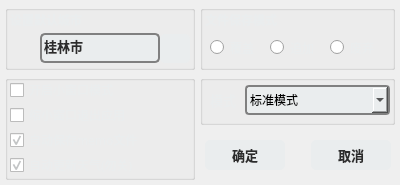
<?xml version="1.0" encoding="UTF-8"?>
<ui version="4.0">
 <class>ConfigInfo</class>
 <widget class="QWidget" name="ConfigInfo">
  <property name="geometry">
   <rect>
    <x>0</x>
    <y>0</y>
    <width>400</width>
    <height>185</height>
   </rect>
  </property>
  <property name="windowTitle">
   <string>Form</string>
  </property>
  <property name="layoutDirection">
   <enum>Qt::LeftToRight</enum>
  </property>
  <property name="styleSheet">
   <string notr="true"/>
  </property>
  <widget class="QGroupBox" name="groupBox">
   <property name="geometry">
    <rect>
     <x>5</x>
     <y>5</y>
     <width>190</width>
     <height>65</height>
    </rect>
   </property>
   <property name="styleSheet">
    <string notr="true"/>
   </property>
   <property name="title">
    <string/>
   </property>
   <widget class="QLabel" name="labelDefaultCityTitle">
    <property name="geometry">
     <rect>
      <x>5</x>
      <y>5</y>
      <width>180</width>
      <height>20</height>
     </rect>
    </property>
    <property name="font">
     <font>
      <family>微软雅黑</family>
      <weight>75</weight>
      <bold>true</bold>
     </font>
    </property>
    <property name="styleSheet">
     <string notr="true">color: rgb(234,237,238);</string>
    </property>
    <property name="text">
     <string>设置默认城市</string>
    </property>
    <property name="alignment">
     <set>Qt::AlignLeading|Qt::AlignLeft|Qt::AlignVCenter</set>
    </property>
   </widget>
   <widget class="QLineEdit" name="lineEditDefaultCity">
    <property name="geometry">
     <rect>
      <x>35</x>
      <y>28</y>
      <width>120</width>
      <height>30</height>
     </rect>
    </property>
    <property name="font">
     <font>
      <family>微软雅黑</family>
      <pointsize>10</pointsize>
      <weight>75</weight>
      <bold>true</bold>
     </font>
    </property>
    <property name="styleSheet">
     <string notr="true">QLineEdit{
	color: rgb(44, 44, 44);
	background-color: rgb(234,237,238);
	border-radius:5px;
	border:2px solid gray;
}
</string>
    </property>
    <property name="text">
     <string>桂林市</string>
    </property>
    <property name="alignment">
     <set>Qt::AlignLeading|Qt::AlignLeft|Qt::AlignVCenter</set>
    </property>
    <property name="readOnly">
     <bool>true</bool>
    </property>
    <property name="placeholderText">
     <string>默认城市</string>
    </property>
   </widget>
   <widget class="QPushButton" name="btnSetDefaultCity">
    <property name="geometry">
     <rect>
      <x>155</x>
      <y>29</y>
      <width>30</width>
      <height>29</height>
     </rect>
    </property>
    <property name="styleSheet">
     <string notr="true">QPushButton{
    color:rgb(44,44,44);
	background-color: rgb(234,237,238);
	border:0px;
	border-radius:5px;
}

QPushButton:pressed{
 	color:rgb(234,237,238);
	background-color:rgb(44,44,44);
}	</string>
    </property>
    <property name="text">
     <string/>
    </property>
    <property name="icon">
     <iconset>
      <normaloff>:/images/res/锁定-黑色.png</normaloff>:/images/res/锁定-黑色.png</iconset>
    </property>
    <property name="iconSize">
     <size>
      <width>30</width>
      <height>30</height>
     </size>
    </property>
   </widget>
   <widget class="QLabel" name="label">
    <property name="geometry">
     <rect>
      <x>4</x>
      <y>29</y>
      <width>28</width>
      <height>28</height>
     </rect>
    </property>
    <property name="text">
     <string/>
    </property>
    <property name="pixmap">
     <pixmap>:/images/res/坐标-白色.png</pixmap>
    </property>
    <property name="scaledContents">
     <bool>true</bool>
    </property>
   </widget>
  </widget>
  <widget class="QGroupBox" name="groupBox_1">
   <property name="geometry">
    <rect>
     <x>5</x>
     <y>75</y>
     <width>190</width>
     <height>105</height>
    </rect>
   </property>
   <property name="title">
    <string/>
   </property>
   <widget class="QCheckBox" name="cBoxAutoUpdateWeather">
    <property name="geometry">
     <rect>
      <x>5</x>
      <y>80</y>
      <width>170</width>
      <height>20</height>
     </rect>
    </property>
    <property name="font">
     <font>
      <family>微软雅黑</family>
      <weight>50</weight>
      <bold>false</bold>
     </font>
    </property>
    <property name="cursor">
     <cursorShape>PointingHandCursor</cursorShape>
    </property>
    <property name="toolTip">
     <string>默认5min/次</string>
    </property>
    <property name="styleSheet">
     <string notr="true">color: rgb(234,237,238);</string>
    </property>
    <property name="text">
     <string>自动更新天气(勿关)</string>
    </property>
    <property name="checked">
     <bool>true</bool>
    </property>
    <property name="autoRepeat">
     <bool>false</bool>
    </property>
   </widget>
   <widget class="QCheckBox" name="cBoxCloseExitApp">
    <property name="geometry">
     <rect>
      <x>5</x>
      <y>30</y>
      <width>165</width>
      <height>20</height>
     </rect>
    </property>
    <property name="font">
     <font>
      <family>微软雅黑</family>
     </font>
    </property>
    <property name="cursor">
     <cursorShape>PointingHandCursor</cursorShape>
    </property>
    <property name="toolTip">
     <string/>
    </property>
    <property name="layoutDirection">
     <enum>Qt::LeftToRight</enum>
    </property>
    <property name="styleSheet">
     <string notr="true">color: rgb(234,237,238);</string>
    </property>
    <property name="text">
     <string>缩小窗口退出应用</string>
    </property>
    <property name="checked">
     <bool>false</bool>
    </property>
   </widget>
   <widget class="QCheckBox" name="cBoxSmallWindow">
    <property name="geometry">
     <rect>
      <x>5</x>
      <y>5</y>
      <width>165</width>
      <height>20</height>
     </rect>
    </property>
    <property name="font">
     <font>
      <family>微软雅黑</family>
     </font>
    </property>
    <property name="cursor">
     <cursorShape>PointingHandCursor</cursorShape>
    </property>
    <property name="toolTip">
     <string>右击菜单转换</string>
    </property>
    <property name="autoFillBackground">
     <bool>false</bool>
    </property>
    <property name="styleSheet">
     <string notr="true">color: rgb(234,237,238);</string>
    </property>
    <property name="text">
     <string>开启小窗口模式</string>
    </property>
    <property name="checked">
     <bool>false</bool>
    </property>
   </widget>
   <widget class="QCheckBox" name="cBoxAutoSaveMemo">
    <property name="geometry">
     <rect>
      <x>5</x>
      <y>55</y>
      <width>165</width>
      <height>20</height>
     </rect>
    </property>
    <property name="font">
     <font>
      <family>微软雅黑</family>
     </font>
    </property>
    <property name="cursor">
     <cursorShape>PointingHandCursor</cursorShape>
    </property>
    <property name="toolTip">
     <string>默认15min/次</string>
    </property>
    <property name="styleSheet">
     <string notr="true">color: rgb(234,237,238);</string>
    </property>
    <property name="text">
     <string>自动保存memo文件</string>
    </property>
    <property name="checkable">
     <bool>true</bool>
    </property>
    <property name="checked">
     <bool>true</bool>
    </property>
    <property name="tristate">
     <bool>false</bool>
    </property>
   </widget>
  </widget>
  <widget class="QGroupBox" name="groupBox_2">
   <property name="geometry">
    <rect>
     <x>200</x>
     <y>75</y>
     <width>195</width>
     <height>50</height>
    </rect>
   </property>
   <property name="font">
    <font>
     <family>微软雅黑 Light</family>
    </font>
   </property>
   <property name="title">
    <string/>
   </property>
   <widget class="QLabel" name="labelUpdateCycleTitle">
    <property name="geometry">
     <rect>
      <x>4</x>
      <y>10</y>
      <width>38</width>
      <height>30</height>
     </rect>
    </property>
    <property name="font">
     <font>
      <family>微软雅黑</family>
      <pointsize>10</pointsize>
      <weight>50</weight>
      <bold>false</bold>
     </font>
    </property>
    <property name="whatsThis">
     <string>&lt;html&gt;&lt;head/&gt;&lt;body&gt;&lt;p&gt;color: rgb(255, 255, 255);&lt;/p&gt;&lt;/body&gt;&lt;/html&gt;</string>
    </property>
    <property name="layoutDirection">
     <enum>Qt::RightToLeft</enum>
    </property>
    <property name="styleSheet">
     <string notr="true">color: rgb(234,237,238);</string>
    </property>
    <property name="text">
     <string>模式</string>
    </property>
    <property name="alignment">
     <set>Qt::AlignCenter</set>
    </property>
   </widget>
   <widget class="QComboBox" name="comBoxModel">
    <property name="geometry">
     <rect>
      <x>45</x>
      <y>10</y>
      <width>145</width>
      <height>30</height>
     </rect>
    </property>
    <property name="font">
     <font>
      <family>微软雅黑</family>
      <pointsize>9</pointsize>
      <weight>50</weight>
      <bold>false</bold>
     </font>
    </property>
    <property name="cursor">
     <cursorShape>PointingHandCursor</cursorShape>
    </property>
    <property name="toolTip">
     <string>启动默认显示</string>
    </property>
    <property name="layoutDirection">
     <enum>Qt::LeftToRight</enum>
    </property>
    <property name="styleSheet">
     <string notr="true">/* 未下拉时，QComboBox的样式 */
QComboBox {
    border: 2px solid gray;   /* 边框 */
    border-radius: 4px;   /* 圆角 */
    padding: 1px 18px 2px 3px;   /* 字体填衬 */
    color: rgb(0,0,0);
	background-color:rgb(234,237,238); 
}

/* 下拉后，整个下拉窗体样式 */
QComboBox QAbstractItemView {
    outline: 2px solid gray;   /* 选定项的虚框 */
    color: black;
    border: 2px solid gray;   /* 整个下拉窗体的边框 */
    background-color:rgb(234,237,238);    /* 整个下拉窗体的背景色 */
	selection-background-color: rgb(44,44,44);
}

/* 下拉后，整个下拉窗体越过每项的样式 */
QComboBox QAbstractItemView::item:hover { 
	color: white;
    background-color:rgb(44,44,44);   /* 整个下拉窗体越过每项的背景色 */
}

/* 下拉后，整个下拉窗体被选择的每项的样式 */
QComboBox QAbstractItemView::item:selected {
	color:white;
	background-color:rgb(44,44,44); 
}

</string>
    </property>
    <property name="sizeAdjustPolicy">
     <enum>QComboBox::AdjustToMinimumContentsLength</enum>
    </property>
    <item>
     <property name="text">
      <string>标准模式</string>
     </property>
     <property name="icon">
      <iconset>
       <normaloff>:/images/res/Application.ico</normaloff>:/images/res/Application.ico</iconset>
     </property>
    </item>
    <item>
     <property name="text">
      <string>天气小窗口</string>
     </property>
     <property name="icon">
      <iconset>
       <normaloff>:/images/res/Application.ico</normaloff>:/images/res/Application.ico</iconset>
     </property>
    </item>
    <item>
     <property name="text">
      <string>备忘录窗口</string>
     </property>
     <property name="icon">
      <iconset>
       <normaloff>:/images/res/memo.png</normaloff>:/images/res/memo.png</iconset>
     </property>
    </item>
   </widget>
  </widget>
  <widget class="QPushButton" name="btnSure">
   <property name="geometry">
    <rect>
     <x>205</x>
     <y>140</y>
     <width>80</width>
     <height>30</height>
    </rect>
   </property>
   <property name="font">
    <font>
     <family>微软雅黑</family>
     <pointsize>10</pointsize>
     <weight>75</weight>
     <bold>true</bold>
    </font>
   </property>
   <property name="styleSheet">
    <string notr="true">QPushButton{
    color:rgb(44,44,44);
	background-color: rgb(234,237,238);
	border:0px;
	border-radius:5px;
}

QPushButton:pressed{
 	color:rgb(234,237,238);
	background-color:rgb(44,44,44);
}	</string>
   </property>
   <property name="text">
    <string>确定</string>
   </property>
  </widget>
  <widget class="QPushButton" name="btnCancel">
   <property name="geometry">
    <rect>
     <x>311</x>
     <y>140</y>
     <width>80</width>
     <height>30</height>
    </rect>
   </property>
   <property name="font">
    <font>
     <family>微软雅黑</family>
     <pointsize>10</pointsize>
     <weight>75</weight>
     <bold>true</bold>
    </font>
   </property>
   <property name="styleSheet">
    <string notr="true">QPushButton{
    color:rgb(44,44,44);
	background-color: rgb(234,237,238);
	border:0px;
	border-radius:5px;
}

QPushButton:pressed{
 	color:rgb(234,237,238);
	background-color:rgb(44,44,44);
}	</string>
   </property>
   <property name="text">
    <string>取消</string>
   </property>
  </widget>
  <widget class="QGroupBox" name="groupBox_3">
   <property name="geometry">
    <rect>
     <x>200</x>
     <y>5</y>
     <width>195</width>
     <height>65</height>
    </rect>
   </property>
   <property name="title">
    <string/>
   </property>
   <widget class="QLabel" name="labelMemoTitle_2">
    <property name="geometry">
     <rect>
      <x>5</x>
      <y>5</y>
      <width>100</width>
      <height>20</height>
     </rect>
    </property>
    <property name="font">
     <font>
      <family>微软雅黑</family>
      <pointsize>9</pointsize>
      <weight>75</weight>
      <bold>true</bold>
     </font>
    </property>
    <property name="styleSheet">
     <string notr="true">color: rgb(234,237,238);</string>
    </property>
    <property name="text">
     <string>文件保存模式</string>
    </property>
   </widget>
   <widget class="QRadioButton" name="radioBtnFileCover">
    <property name="geometry">
     <rect>
      <x>10</x>
      <y>30</y>
      <width>60</width>
      <height>25</height>
     </rect>
    </property>
    <property name="font">
     <font>
      <family>微软雅黑</family>
     </font>
    </property>
    <property name="styleSheet">
     <string notr="true">color: rgb(234,237,238);</string>
    </property>
    <property name="text">
     <string>覆盖</string>
    </property>
   </widget>
   <widget class="QRadioButton" name="radioBtnFileAppend">
    <property name="geometry">
     <rect>
      <x>70</x>
      <y>30</y>
      <width>60</width>
      <height>25</height>
     </rect>
    </property>
    <property name="font">
     <font>
      <family>微软雅黑</family>
     </font>
    </property>
    <property name="styleSheet">
     <string notr="true">color: rgb(234,237,238);</string>
    </property>
    <property name="text">
     <string>追加</string>
    </property>
   </widget>
   <widget class="QRadioButton" name="radioBtnJunk">
    <property name="geometry">
     <rect>
      <x>130</x>
      <y>30</y>
      <width>60</width>
      <height>25</height>
     </rect>
    </property>
    <property name="font">
     <font>
      <family>微软雅黑</family>
      <pointsize>9</pointsize>
     </font>
    </property>
    <property name="styleSheet">
     <string notr="true">color: rgb(234,237,238);</string>
    </property>
    <property name="text">
     <string>废弃</string>
    </property>
   </widget>
  </widget>
 </widget>
 <resources/>
 <connections>
  <connection>
   <sender>btnCancel</sender>
   <signal>clicked()</signal>
   <receiver>ConfigInfo</receiver>
   <slot>close()</slot>
   <hints>
    <hint type="sourcelabel">
     <x>354</x>
     <y>154</y>
    </hint>
    <hint type="destinationlabel">
     <x>199</x>
     <y>92</y>
    </hint>
   </hints>
  </connection>
 </connections>
</ui>
